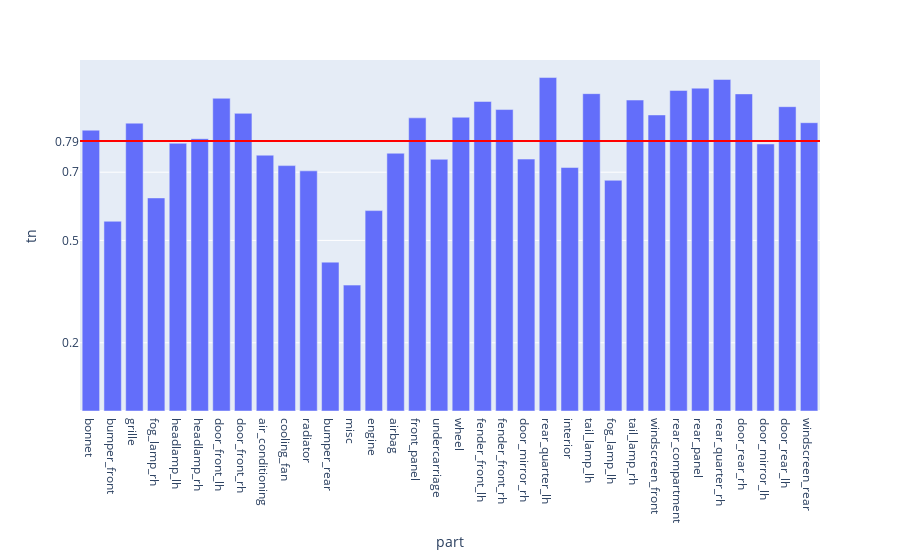

Write notebook code for a chart like this one.
### Code cell
fig = px.bar(evalMetrics, x = 'part', y = 'tn')

fig.add_hline(y=avgTn, line_width=2, line_color="red")

fig.update_layout(
    yaxis = dict(
        tickmode = 'array',
        tickvals = [np.format_float_positional(avgTn, 2), 0.2, 0.5, 0.7],
    )
)
fig

### Figure 1 — Plotly figure (JSON) as saved in the notebook; plotly's stock layout.template omitted (floating-point values rounded to 4 significant figures)
{"data": [{"alignmentgroup": "True", "hovertemplate": "part=%{x}<br>tn=%{y}<extra></extra>", "legendgroup": "", "marker": {"color": "#636efa", "pattern": {"shape": ""}}, "name": "", "offsetgroup": "", "orientation": "v", "showlegend": false, "textposition": "auto", "type": "bar", "x": ["bonnet", "bumper_front", "grille", "fog_lamp_rh", "headlamp_lh", "headlamp_rh", "door_front_lh", "door_front_rh", "air_conditioning", "cooling_fan", "radiator", "bumper_rear", "misc", "engine", "airbag", "front_panel", "undercarriage", "wheel", "fender_front_lh", "fender_front_rh", "door_mirror_rh", "rear_quarter_lh", "interior", "tail_lamp_lh", "fog_lamp_lh", "tail_lamp_rh", "windscreen_front", "rear_compartment", "rear_panel", "rear_quarter_rh", "door_rear_rh", "door_mirror_lh", "door_rear_lh", "windscreen_rear"], "xaxis": "x", "y": [0.8231, 0.5561, 0.8437, 0.6245, 0.7846, 0.7983, 0.9167, 0.8724, 0.7498, 0.7193, 0.7039, 0.4363, 0.369, 0.5874, 0.7555, 0.8592, 0.7378, 0.861, 0.9073, 0.8836, 0.7384, 0.9774, 0.7137, 0.9302, 0.6762, 0.9114, 0.8678, 0.9395, 0.9463, 0.9718, 0.9295, 0.7827, 0.892, 0.8451], "yaxis": "y"}], "layout": {"barmode": "relative", "legend": {"tracegroupgap": 0}, "margin": {"t": 60}, "shapes": [{"line": {"color": "red", "width": 2}, "type": "line", "x0": 0, "x1": 1, "xref": "x domain", "y0": 0.7915, "y1": 0.7915, "yref": "y"}], "xaxis": {"anchor": "y", "domain": [0, 1], "title": {"text": "part"}}, "yaxis": {"anchor": "x", "domain": [0, 1], "tickmode": "array", "tickvals": ["0.79", 0.2, 0.5, 0.7], "title": {"text": "tn"}}}}
